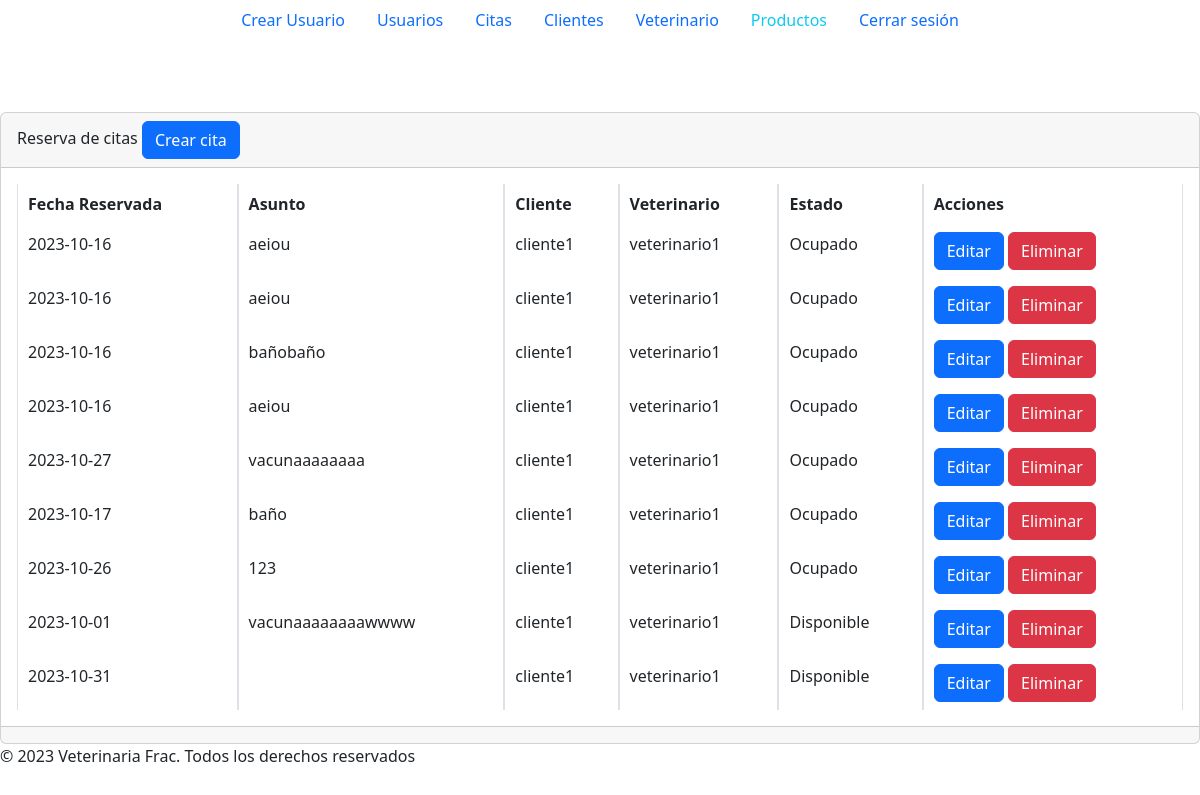
Before: /secciones/reservas/index.php with the older database file.
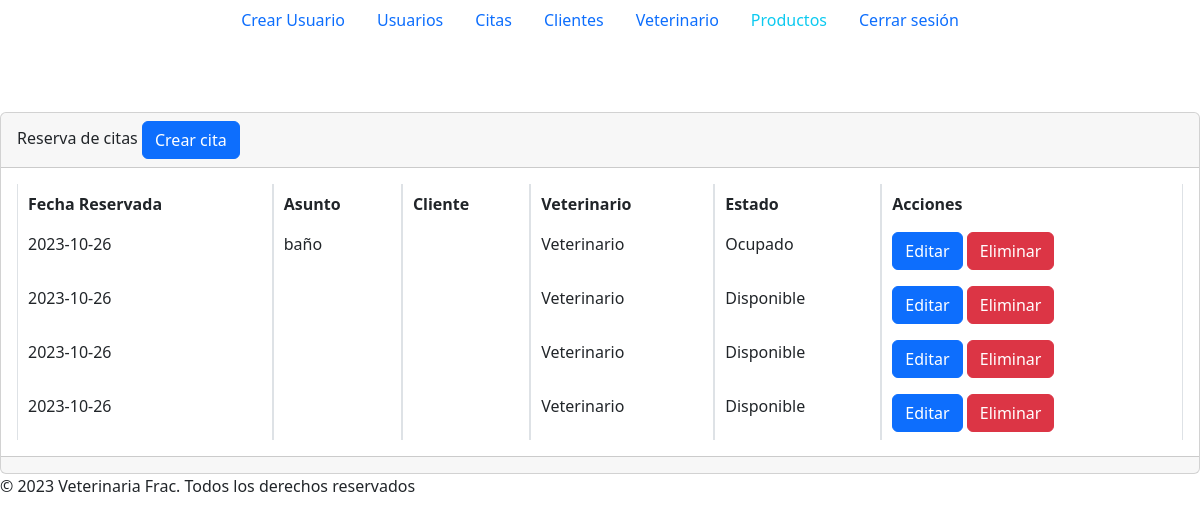
After: the same page with the newer database file.
### tables this page shows
CREATE TABLE `reservadecitas` (
  `id` int(8) NOT NULL,
  `fechareserva` date NOT NULL,
  `hora` varchar(10) NOT NULL,
  `asunto` varchar(255) NOT NULL,
  `estado` tinyint(1) NOT NULL,
  `id_administrador` int(8) NOT NULL,
  `id_veterinario` int(8) NOT NULL,
  `id_cliente` int(8) DEFAULT NULL
);

### secciones/reservas/index.php (the view, shortened to what this page needs)
<?php
include("../../config/bd.php");
function getReservaciones($conn) {
    $sql = "SELECT id,fechareserva,asunto,(SELECT nombre FROM persona WHERE id=(SELECT id_persona FROM cliente where id=id_cliente)) as clientes,(SELECT nombre FROM persona WHERE id=(SELECT id_persona FROM veterinario where id=id_veterinario)) as veterinario, (CASE WHEN estado = 1 THEN 'Disponible' ELSE 'Ocupado' END ) as estado1 FROM reservadecitas";
    $result = $conn->query($sql);
    if ($result->num_rows > 0) {
        return $result->fetch_all(MYSQLI_ASSOC);
    } else {
        return [];
    }
}
$reservations = getReservaciones($conn);
?>
<?php include("../../plantillas/header.php")?>
<br />
<br />
<br />
<div class="card">
    <div class="card-header">
        Reserva de citas
        <a href="./crear.php" class="btn btn-primary">Crear cita</a>
    </div>
    <div class="card-body">
        <div class="table-responsive-sm">
            <table class="table table-bordered" id="tabla_id">
            <tr>
                <th>Fecha Reservada</th>
                <th>Asunto</th>
                <th>Cliente</th>
                <th>Veterinario</th>
                <th>Estado</th>
                <th>Acciones</th>
            </tr>
            <?php foreach ($reservations as $reservation) : ?>
                <tr>
                    <td><?php echo $reservation['fechareserva']; ?></td>
                    <td><?php echo $reservation['asunto']; ?></td>
                    <td><?php echo $reservation['clientes']; ?></td>
                    <td><?php echo $reservation['veterinario']; ?></td>
                    <td><?php echo $reservation['estado1']; ?></td>
                    <td>
                        <a href="editar.php?id=<?php echo $reservation['id']; ?>" class="btn btn-primary">Editar</a>
                        <a href="index.php?id=<?php echo $reservation['id']; ?>" class="btn btn-danger">Eliminar</a>
                    </td>
                    </tr>
            <?php endforeach; ?>
            </table>
        </div>
    </div>
    <div class="card-footer text-muted">
    </div>
</div>
<?php include("../../plantillas/footer.php")?>

Changed rows visible on the page:
removed reservadecitas: fechareserva "2023-10-16", asunto "aeiou", clientes "cliente1", veterinario "veterinario1", estado1 "Ocupado"
removed reservadecitas: fechareserva "2023-10-16", asunto "aeiou", clientes "cliente1", veterinario "veterinario1", estado1 "Ocupado"
removed reservadecitas: fechareserva "2023-10-16", asunto "bañobaño", clientes "cliente1", veterinario "veterinario1", estado1 "Ocupado"
removed reservadecitas: fechareserva "2023-10-16", asunto "aeiou", clientes "cliente1", veterinario "veterinario1", estado1 "Ocupado"
removed reservadecitas: fechareserva "2023-10-27", asunto "vacunaaaaaaaa", clientes "cliente1", veterinario "veterinario1", estado1 "Ocupado"
removed reservadecitas: fechareserva "2023-10-17", asunto "baño", clientes "cliente1", veterinario "veterinario1", estado1 "Ocupado"
removed reservadecitas: fechareserva "2023-10-26", asunto "123", clientes "cliente1", veterinario "veterinario1", estado1 "Ocupado"
removed reservadecitas: fechareserva "2023-10-01", asunto "vacunaaaaaaaawwww", clientes "cliente1", veterinario "veterinario1", estado1 "Disponible"
removed reservadecitas: fechareserva "2023-10-31", clientes "cliente1", veterinario "veterinario1", estado1 "Disponible"
added reservadecitas: fechareserva "2023-10-26", asunto "baño", veterinario "Veterinario", estado1 "Ocupado"
added reservadecitas: fechareserva "2023-10-26", veterinario "Veterinario", estado1 "Disponible"
added reservadecitas: fechareserva "2023-10-26", veterinario "Veterinario", estado1 "Disponible"
added reservadecitas: fechareserva "2023-10-26", veterinario "Veterinario", estado1 "Disponible"
